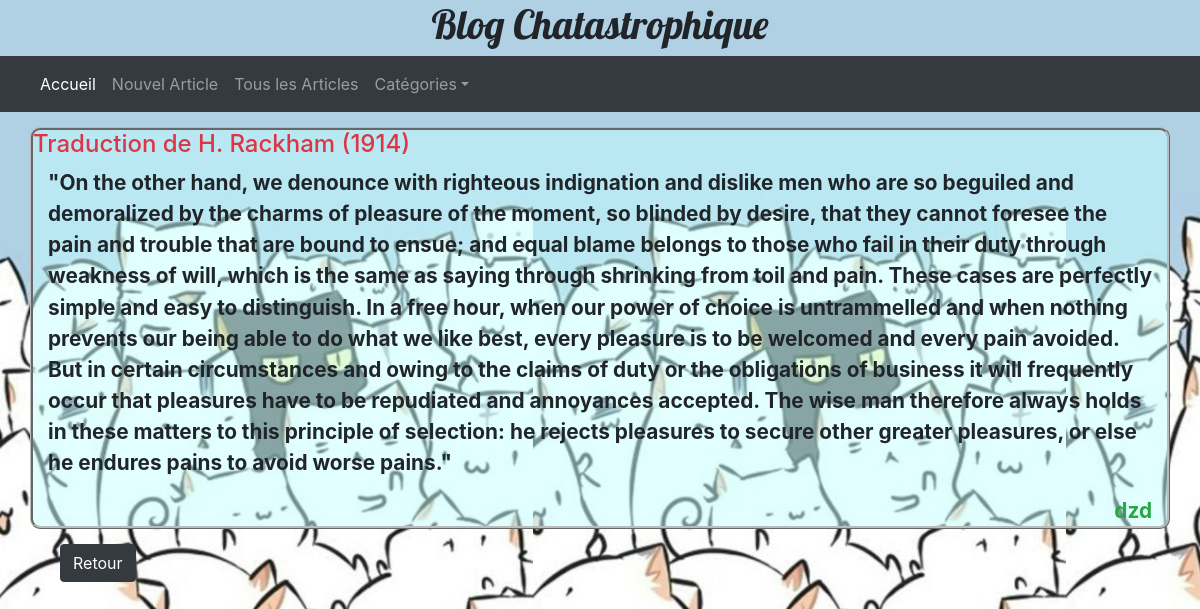
Screenshot of /article.php?id=19 with the database file from the repository.
### tables this page shows
CREATE TABLE `Article` (
  `id` int(10) NOT NULL,
  `id_categorie` int(10) NOT NULL,
  `id_auteur` int(10) NOT NULL,
  `titre` varchar(100) NOT NULL,
  `texte` text,
  `date` datetime NOT NULL DEFAULT CURRENT_TIMESTAMP
);

CREATE TABLE `Auteur` (
  `id` int(10) NOT NULL,
  `nom` varchar(50) NOT NULL,
  `prenom` varchar(50) NOT NULL,
  `mail` varchar(50) NOT NULL
);

### include/fonction.php (called while the page is built, shortened)
<?php
function article_page($link, $id_article){
    $sql_article=
        "SELECT Auteur.nom as nom, Article.texte as texte, Article.titre as titre FROM `Article`
        INNER JOIN Auteur ON Article.id_auteur = Auteur.id
        WHERE Article.id=$id_article AND Article.id_auteur=Auteur.id";
    $resultat=mysqli_query($link,$sql_article);
    $row2=mysqli_fetch_assoc($resultat);
    return $row2;
}
?>

### article.php (the view, shortened to what this page needs)
<!DOCTYPE html>
<html lang="fr">
    <head>
        <?php include 'include/header.php' ?>
        <?php include 'include/fonction.php' ?>
    </head>
    <body>
    <div class="col-12 text-center">
        <h1>Blog Chatastrophique</h1>
    </div>
    <?php include 'include/nav.php' ?>
        <div class="container">
            <div class="row ">
                <div class="container">
                    <div class="article row">
                <?php
                    $id_article = $_GET['id'];
                    $infos_article = article_page($link,$id_article);
                    echo '<h4 class="text-danger">'.$infos_article['titre'].'</h4><br>';
                    echo '<div class="col-12"><p>'.$infos_article['texte'].'</p></div>';
                    echo '<br><br><span class="col-12 text-right text-success">'.$infos_article['nom'].'</span>';
                ?>
                    </div>
                    <div class="col-12">
                        <form method='post' action='index.php'>
                            <button class='btn btn-dark' type="submit" Value="Submit">Retour</button>
                        </form>
                    </div>
                </div>
            </div>
        </div>
    </body>
</html>

### css/main.css (style rules this page uses)
h1 { font-family: "Lobster", cursive; }
body { padding-left: 0px; padding-right: 0px; background-image: url("../image/fond4.jpg"); background-attachment: fixed; background-size: contain; width: 100%; }
body div { padding-left: 0px; padding-right: 0px; }
.article { margin-top: 15px; margin-bottom: 15px; background-color: rgba(195, 255, 255, 0.5); border-radius: 10px; border: 3px ridge #bbbbbb; font-weight: bold; font-size: 1.3em; }

### rows the page displays
article: titre "Traduction de H. Rackham (1914)", texte "\"On the other hand, we denounce with righteous indignation and dislike men who are so beguiled and demoralized by the charms of pleasure of the moment, so blinded by desire, that they cannot foresee the pain and trouble that are bound to ensue; and equal blame belongs to those who fail in their duty through weakness of will, which is the same as saying through shrinking from toil and pain. These cases are perfectly simple and easy to distinguish. In a free hour, when our power of choice is untrammelled and when nothing prevents our being able to do what we like best, every pleasure is to be welcomed and every pain avoided. But in certain circumstances and owing to the claims of duty or the…", id_auteur.nom "dzd"
